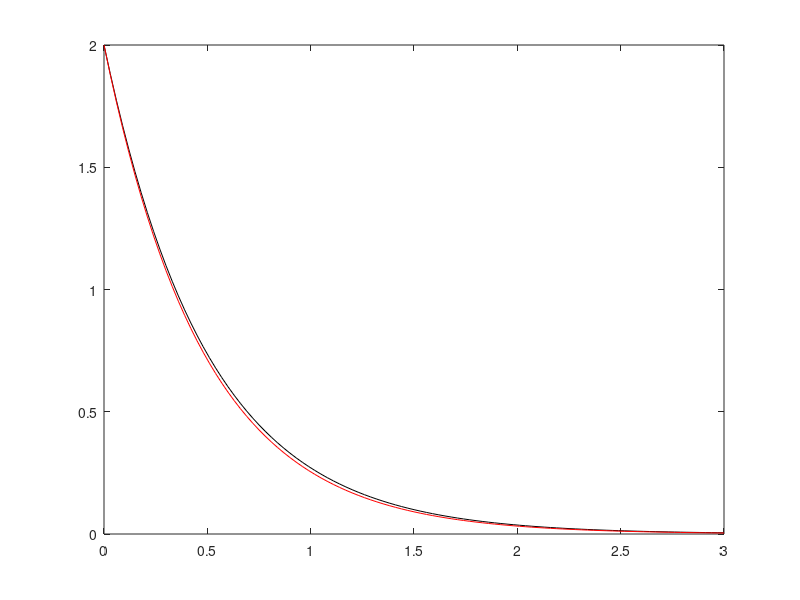
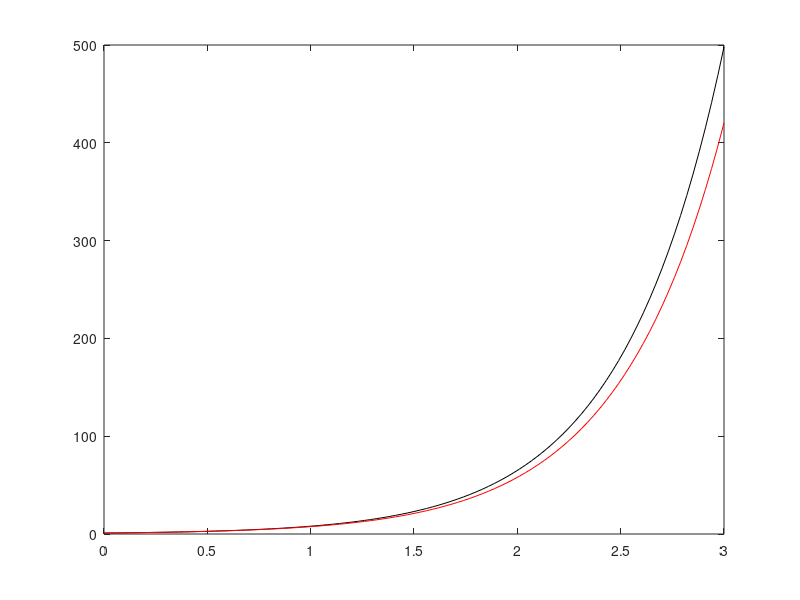
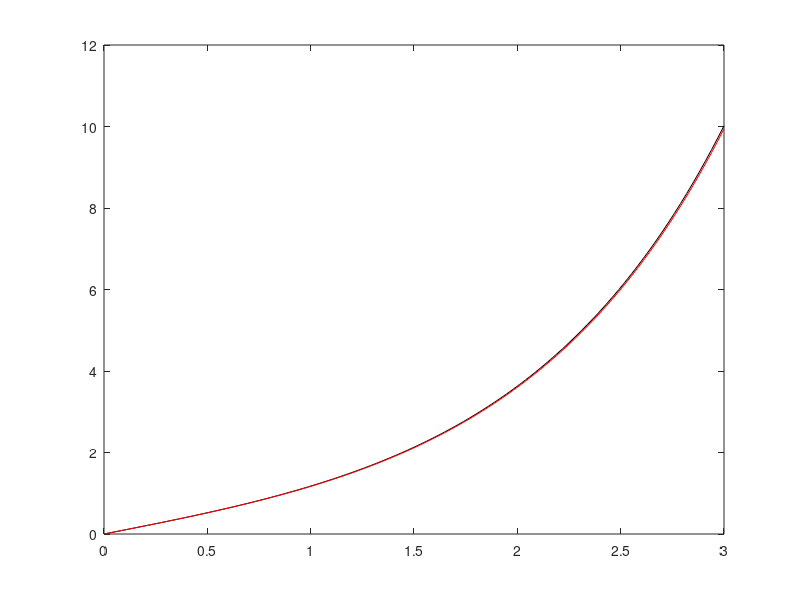
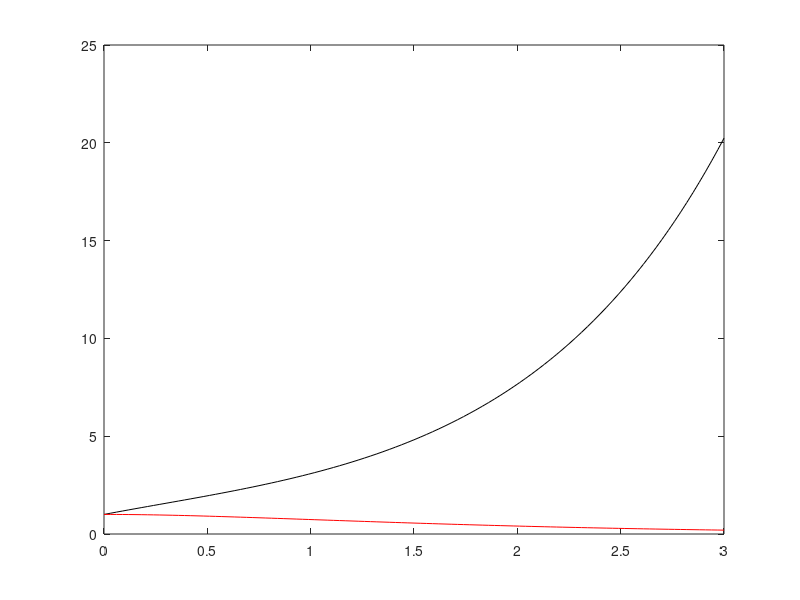

Recreate these plots in MATLAB, in order.
%y'+2y=0(0 2)  
%y=2e^-2x
%y'-2y=x^2(0 1)
%yh=ce^2x
%yp=AX^2+bx+c
%yp'=2ax+b
%2AX+B+2AX^2-2Bx-2c=x^2
% A=1/2 b= 1/4 c = 5/4
%y=5/4e^2x+1/2x^2-1/2x-1/4
%y'-y=e^x(0 1)
%yh=ce^-x
%yp=Ae^x yp'=Ae^x
%A=1/2
%y=ce^-x+1/2e^x
%0=c+1/2 C=-1/2
%y=-1/2e^-x+1/2e^x
%y'+y=e^-x = e^x+xe^-x(0  1)
%y'+y=cosx(0 1)
%yp=Acosx+Bsinx
%yp'=-Asinx+Bcosx
%-Asinx+Bcosx+Acosx+Bsinx=cosx
%A+B=1 -A+B=0 A=B=1/2
%y= 1/2e^-x+1/2
clear
x=linspace(0,3,101);
dx=0.03;
%해석해
%pro 1
y1=2*exp(-2*x);
%수치해
y2(1)=2;
for i = 1:100
    y2(i+1)=y2(i)+(-2*y2(i))*dx;
end
figure(1)
plot(x,y1,'k-')
hold on
plot(x,y2,'r-')
hold off
%pro 2
y1=5/4*exp(2*x)-1/2*x.^2-1/2*x-1/4;
%수치해
y2(1)=1;
for i = 1:100
    y2(i+1)=y2(i)+(x(i)^2+2*y2(i))*dx;
end
figure(2)
plot(x,y1,'k-')
hold on
plot(x,y2,'r-')
hold off
%pro 3
    y1=-1/2*exp(-x)+1/2*exp(x);
%수치해
y2(1)=0;
for i = 1:100
    y2(i+1)=y2(i)+(exp(x(i))-y2(i))*dx;
end
figure(3)
plot(x,y1,'k-')
hold on
plot(x,y2,'r-')
hold off
%pro 4
y1=exp(x)+x.*exp(-x);
%수치해
y2(1)=1;
for i = 1:100
    y2(i+1)=y2(i)+(exp(-x(i))-y2(i))*dx;
end
figure(4)
plot(x,y1,'k-')
hold on
plot(x,y2,'r-')
hold off
%pro 5
y1=1/2*exp(-x)+1/2*(cos(x)+sin(x));
%수치해
y2(1)=1;
for i = 1:100
    y2(i+1)=y2(i)+(cos(x(i))-y2(i))*dx;
end
figure(5)
plot(x,y1,'k-')
hold on
plot(x,y2,'r-')
hold off
